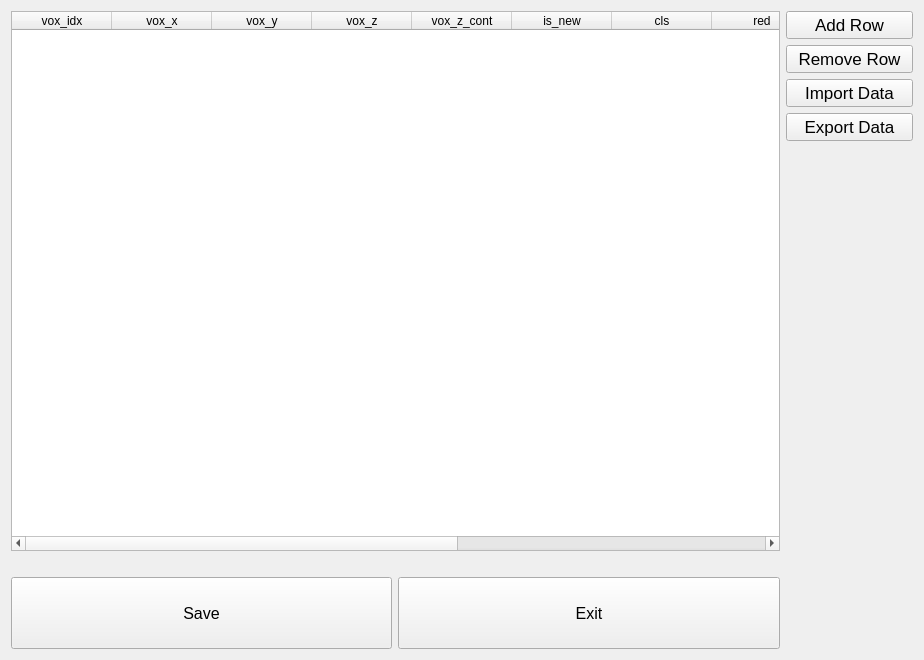
<?xml version="1.0" encoding="UTF-8"?>
<ui version="4.0">
 <class>Form</class>
 <widget class="QWidget" name="Form">
  <property name="geometry">
   <rect>
    <x>0</x>
    <y>0</y>
    <width>924</width>
    <height>660</height>
   </rect>
  </property>
  <property name="windowTitle">
   <string>Form</string>
  </property>
  <layout class="QHBoxLayout" name="horizontalLayout">
   <item>
    <layout class="QGridLayout" name="gridLayout" rowstretch="0,0,0,0,0,0,0" columnstretch="3,3,1">
     <item row="6" column="1">
      <widget class="QPushButton" name="pushButton_exit">
       <property name="font">
        <font>
         <pointsize>12</pointsize>
        </font>
       </property>
       <property name="styleSheet">
        <string notr="true">height:70px;margin-top:20px;</string>
       </property>
       <property name="text">
        <string>Exit</string>
       </property>
      </widget>
     </item>
     <item row="6" column="0">
      <widget class="QPushButton" name="pushButton_save">
       <property name="font">
        <font>
         <pointsize>12</pointsize>
        </font>
       </property>
       <property name="styleSheet">
        <string notr="true">height:70px;margin-top:20px;</string>
       </property>
       <property name="text">
        <string>Save</string>
       </property>
      </widget>
     </item>
     <item row="2" column="2">
      <widget class="QPushButton" name="pushButton_removeRow">
       <property name="font">
        <font>
         <pointsize>13</pointsize>
        </font>
       </property>
       <property name="styleSheet">
        <string/>
       </property>
       <property name="text">
        <string>Remove Row</string>
       </property>
      </widget>
     </item>
     <item row="1" column="2">
      <widget class="QPushButton" name="pushButton_addRow">
       <property name="font">
        <font>
         <pointsize>13</pointsize>
        </font>
       </property>
       <property name="styleSheet">
        <string notr="true"/>
       </property>
       <property name="text">
        <string>Add Row</string>
       </property>
      </widget>
     </item>
     <item row="1" column="0" rowspan="5" colspan="2">
      <widget class="QTableWidget" name="tableWidget">
       <property name="font">
        <font>
         <pointsize>9</pointsize>
        </font>
       </property>
       <property name="styleSheet">
        <string notr="true"/>
       </property>
       <property name="dragEnabled">
        <bool>true</bool>
       </property>
       <property name="alternatingRowColors">
        <bool>true</bool>
       </property>
       <property name="textElideMode">
        <enum>Qt::ElideRight</enum>
       </property>
       <property name="verticalScrollMode">
        <enum>QAbstractItemView::ScrollPerItem</enum>
       </property>
       <property name="showGrid">
        <bool>true</bool>
       </property>
       <property name="sortingEnabled">
        <bool>true</bool>
       </property>
       <property name="rowCount">
        <number>0</number>
       </property>
       <property name="columnCount">
        <number>12</number>
       </property>
       <column>
        <property name="text">
         <string>vox_idx</string>
        </property>
       </column>
       <column>
        <property name="text">
         <string>vox_x</string>
        </property>
       </column>
       <column>
        <property name="text">
         <string>vox_y</string>
        </property>
       </column>
       <column>
        <property name="text">
         <string>vox_z</string>
        </property>
       </column>
       <column>
        <property name="text">
         <string>vox_z_cont</string>
        </property>
       </column>
       <column>
        <property name="text">
         <string>is_new</string>
        </property>
       </column>
       <column>
        <property name="text">
         <string>cls</string>
        </property>
       </column>
       <column>
        <property name="text">
         <string>red</string>
        </property>
       </column>
       <column>
        <property name="text">
         <string>green</string>
        </property>
       </column>
       <column>
        <property name="text">
         <string>blue</string>
        </property>
       </column>
       <column>
        <property name="text">
         <string>slo</string>
        </property>
       </column>
       <column>
        <property name="text">
         <string>asp</string>
        </property>
       </column>
      </widget>
     </item>
     <item row="3" column="2">
      <widget class="QPushButton" name="pushButton_importData">
       <property name="font">
        <font>
         <pointsize>13</pointsize>
        </font>
       </property>
       <property name="text">
        <string>Import Data</string>
       </property>
      </widget>
     </item>
     <item row="4" column="2">
      <widget class="QPushButton" name="pushButton">
       <property name="font">
        <font>
         <pointsize>13</pointsize>
        </font>
       </property>
       <property name="text">
        <string>Export Data</string>
       </property>
      </widget>
     </item>
    </layout>
   </item>
  </layout>
 </widget>
 <resources/>
 <connections/>
</ui>
